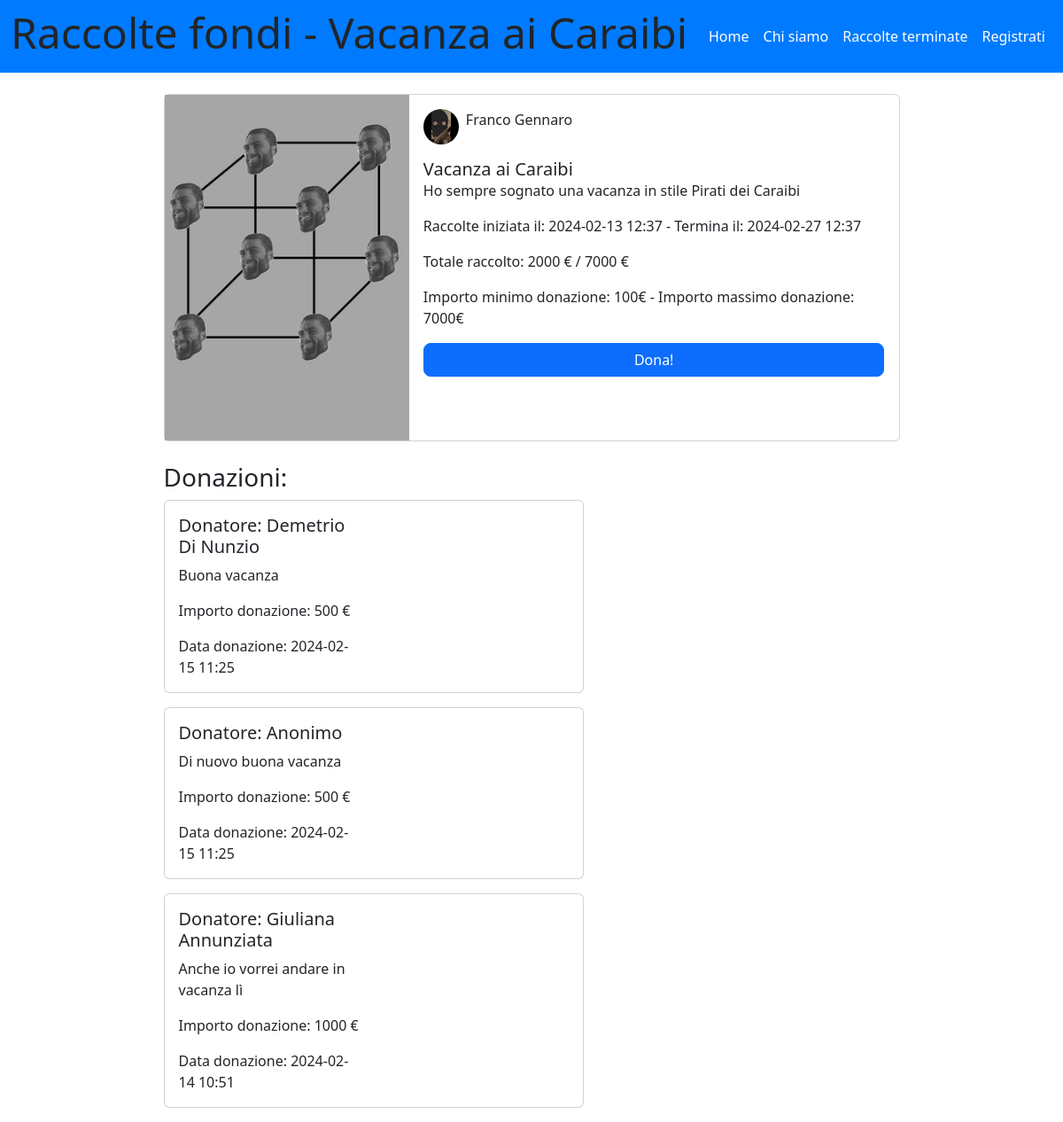
The page /raccolte/3 on the database its author committed.
### tables this page shows
CREATE TABLE "raccolte" (
	"id_raccolta"	INTEGER NOT NULL UNIQUE,
	"nome_raccolta"	TEXT NOT NULL,
	"descrizione"	TEXT,
	"immagine"	TEXT,
	"data_creazione"	TEXT,
	"data_termine"	TEXT,
	"cifra_attuale"	NUMERIC,
	"cifra_da_raggiungere"	NUMERIC,
	"tipo_raccolta"	TEXT,
	"organizzatore_raccolta"	INTEGER,
	"importo_minimo"	NUMERIC,
	"status"	TEXT DEFAULT 'attiva',
	"aggiornata"	TEXT DEFAULT 'no',
	"importo_massimo"	NUMERIC,
	PRIMARY KEY("id_raccolta" AUTOINCREMENT),
	FOREIGN KEY("organizzatore_raccolta") REFERENCES "utenti"("id_utente")
);

CREATE TABLE "utenti" (
	"id_utente"	INTEGER UNIQUE,
	"email"	TEXT NOT NULL UNIQUE,
	"password"	TEXT NOT NULL UNIQUE,
	"nome"	TEXT NOT NULL,
	"cognome"	TEXT NOT NULL,
	"immagine_utente"	TEXT,
	"portafoglio"	NUMERIC,
	PRIMARY KEY("id_utente" AUTOINCREMENT)
);

CREATE TABLE "donazioni" (
	"id_donazione"	INTEGER NOT NULL UNIQUE,
	"importo"	INTEGER,
	"id_donatore"	INTEGER,
	"raccolta"	INTEGER,
	"testo_donazione"	TEXT,
	"data_donazione"	TEXT,
	"nome_donatore"	TEXT,
	"cognome_donatore"	TEXT,
	FOREIGN KEY("id_donatore") REFERENCES "utenti",
	FOREIGN KEY("raccolta") REFERENCES "raccolte",
	PRIMARY KEY("id_donazione" AUTOINCREMENT)
);

### app.py (the view)
@app.route('/raccolte/<int:id>')
def singola_raccolta(id):
    raccolta_db = raccolte_dao.get_raccolta_by_id(id)
    donazioni_db = donazioni_dao.get_donazione_by_id(id)
    return render_template('singola_raccolta.html', raccolta = raccolta_db, donazioni=donazioni_db)

### app.py (called while the page is built)
@app.before_request
def update_before_request():
    app.logger.info('Inizio update_status_e_portafoglio')
    try:
        raccolte_dao.update_status_e_portafoglio()
        app.logger.info('Fine update_status_e_portafoglio')
    except Exception as e:
        print('Error during update:', str(e))

### donazioni_dao.py (called while the page is built)
def get_donazione_by_id(id):
    conn = sqlite3.connect('db/raccolte_fondi.db')
    conn.row_factory = sqlite3.Row
    cursor = conn.cursor()
    '''ricevi l'id della raccolta, seleziona tutte le donazioni effettuate a quella raccolta, ovvero
    dove raccolta (donazioni) = id_raccolta (raccolte)'''
    sql = 'SELECT donazioni.id_donazione,donazioni.importo,donazioni.id_donatore,donazioni.raccolta,donazioni.testo_donazione,donazioni.data_donazione,donazioni.nome_donatore,donazioni.cognome_donatore FROM donazioni WHERE donazioni.raccolta = ? ORDER BY data_donazione DESC'
    cursor.execute(sql, (id,))
    donazioni = cursor.fetchall()
    cursor.close()
    conn.close()
    return donazioni

### raccolte_dao.py (called while the page is built)
def get_raccolta_by_id(id):
    conn = sqlite3.connect('db/raccolte_fondi.db')
    conn.row_factory = sqlite3.Row
    cursor = conn.cursor()
    sql = 'SELECT raccolte.id_raccolta,raccolte.nome_raccolta,raccolte.descrizione,raccolte.immagine,raccolte.data_creazione,raccolte.data_termine,raccolte.cifra_attuale,raccolte.cifra_da_raggiungere,raccolte.tipo_raccolta,raccolte.organizzatore_raccolta,raccolte.importo_minimo,raccolte.status,raccolte.aggiornata,raccolte.importo_massimo,utenti.nome,utenti.cognome,utenti.immagine_utente FROM raccolte LEFT JOIN utenti ON raccolte.organizzatore_raccolta = utenti.id_utente WHERE raccolte.id_raccolta = ?'
    cursor.execute(sql, (id,))
    post = cursor.fetchone()
    cursor.close()
    conn.close()
    return post

### templates/singola_raccolta.html (shortened to what this page needs)
{% extends "base.html" %}
{% block home_active %}active{% endblock %}
{% block page_name%}{{raccolta.nome_raccolta}}{%endblock%}
{%block content%}
<main class="col-lg-12">
  <div class="container">
    <div class="row justify-content-center">
      <div class="col-lg-9">
        <div class="card mb-4">
          <div class="row g-0">
            <div class="col-md-4 d-flex align-items-stretch">
              {% if raccolta.immagine %}
              <img src="{{ url_for('static', filename=raccolta.immagine) }}" class="img-fluid w-100 img-full-height" alt="Immagine della raccolta: {{raccolta.nome_raccolta}}">
              {% else %}
              <img src="{{ url_for('static', filename='no_immagine_raccolta.jpg') }}" class="img-fluid w-100 img-full-height" alt="Nessuna immagine disponibile">
              {% endif %}
            </div>
            <div class="col-md-8">
              <div class="card-body d-flex flex-column justify-content-between">
                <div class="d-flex align-items-center mb-3">
                  {% if raccolta.immagine_utente %}
                  <img src="{{ url_for('static', filename=raccolta.immagine_utente) }}" class="profile-image me-2" alt="Immagine di profilo">
                  {% else %}
                  <img src="{{ url_for('static', filename='no_immagine_utente.jpg') }}" class="profile-image me-2" alt="Immagine di profilo">
                  {% endif %}
                  <p>{{raccolta.nome}} {{raccolta.cognome}}</p>
                </div>
                <h5 class="card-title mb-0">{{raccolta.nome_raccolta | e}}</h5>
                <p class="card-text">{{raccolta.descrizione | e}}</p>
                <p>Raccolte iniziata il: {{raccolta.data_creazione | e}} - Termina il: {{raccolta.data_termine | e}}</p>
                <p>Totale raccolto: {{raccolta.cifra_attuale | e}} € / {{raccolta.cifra_da_raggiungere | e}} €</p>
                <p>Importo minimo donazione: {{raccolta.importo_minimo | int}}€ - Importo massimo donazione: {{raccolta.importo_massimo | int}}€</p>
                {% if raccolta.status == "attiva" %}
                <button type="button" class="btn btn-primary rounded-3" data-bs-toggle="modal" data-bs-target="#createModal">
                  Dona!
                </button>
                {% endif %}
              </div>
            </div>
          </div>
        </div>
        <h3>Donazioni:</h3>
        {% for donazione in donazioni %}
        <div class="row">
          <div class="col-7">
            <div class="card mb-3">
              <div class="row g-0">
                <div class="col-lg-6">
                  <div class="card-body">
                    <h5 class="card-title">Donatore: {% if donazione.id_donatore != None %}{{ donazione.nome_donatore | e }} {{ donazione.cognome_donatore | e }}{% else %}Anonimo{% endif %}</h5>
                    <p class="card-text">{{ donazione.testo_donazione }}</p>
                    <p class="card-text">Importo donazione: {{ donazione.importo | e }} €</p>
                    <p class="card-text">Data donazione: {{ donazione.data_donazione | e }}</p>
                  </div>
                </div>
              </div>
            </div>
          </div>
        </div>
        {% endfor %}
      </div>
    </div>
  </div>
</main>
{% endblock %}

### static/style.css (style rules this page uses)
.profile-image { width: 40px; height: auto; border-radius: 50%; }
.d-flex.align-items-center { align-items: center; }

### rows shown on the page
raccolte: nome_raccolta "Vacanza ai Caraibi", immagine (picture), descrizione "Ho sempre sognato una vacanza in stile Pirati dei Caraibi", data_creazione "2024-02-13 12:37", data_termine "2024-02-27 12:37", cifra_attuale "2000", cifra_da_raggiungere "7000", importo_minimo "100", importo_massimo "7000"
utenti: immagine_utente (picture), nome "Franco", cognome "Gennaro"
donazioni: nome_donatore "Demetrio", cognome_donatore "Di Nunzio", testo_donazione "Buona vacanza", importo "500", data_donazione "2024-02-15 11:25"
donazioni: shows "Anonimo", testo_donazione "Di nuovo buona vacanza", importo "500", data_donazione "2024-02-15 11:25"
donazioni: nome_donatore "Giuliana", cognome_donatore "Annunziata", testo_donazione "Anche io vorrei andare in vacanza lì", importo "1000", data_donazione "2024-02-14 10:51"
